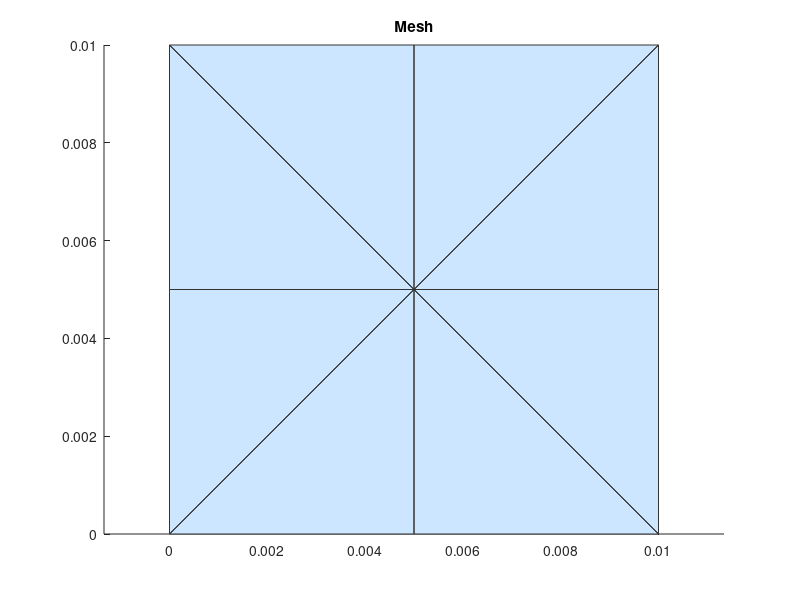

Write MATLAB code to recreate this figure. (Note: this script raises an error after producing the figure.)
% Mechanical
clear
close all
clc

%% Pre-processor

%mesh
p = [0 0.005 0.01 0 0.005 0.01 0 0.005 0.01; 
     0 0 0 0.005 0.005 0.005 0.01 0.01 0.01];
e = [7 8 9 6 3 2 1 4;
     8 9 6 3 2 1 4 7;
     0 0 0 0 0 0 0 0;
     0 0 0 0 0 0 0 0;
     1 2 3 4 5 6 7 8];
t = [1 2 3 6 9 8 7 4;
     2 3 6 9 8 7 4 1;
     5 5 5 5 5 5 5 5];


% Plot of Mesh
figure
patch('Faces', t(1:3,:)', ...
      'Vertices', p', ...
      'FaceColor', [0.8 0.9 1.0], ...
      'EdgeColor', [0.2 0.2 0.2]);
axis equal
title('Mesh')

% Compute mesh variables
nelm = length(t);
ndof = 2*length(p);
coord = p';

edof = zeros(nelm, 7);
conn = t(1:3,:)';

edof(:,1) = 1:nelm;
edof(:,2:7) = [
    2*conn(:,1)-1, 2*conn(:,1), ...
    2*conn(:,2)-1, 2*conn(:,2), ...
    2*conn(:,3)-1, 2*conn(:,3)
];
dof = zeros(ndof/2, 2);
dof(:, 1) = ((1:ndof/2)*2-1)';
dof(:, 2) = ((1:ndof/2)*2)';

nen = 3; %triangle
[ex, ey] = coordxtr(edof, coord, dof, nen);

% Set material constants



thickness = 0.01;
E = 200*1e+09;
v = 0.3;

D = hooke(2, E, v);

% Set up K, f, and bc
K = zeros(ndof);
f = zeros(ndof, 1);
bc = [];

figure
title("normals")
hold on
axis equal


for enr = 1:length(e)
    boundary = e(5, enr);
    node1 = e(1, enr);
    node2 = e(2, enr);
    Le = norm(coord(node1, :) - coord(node2, :));
    
    dx = coord(node2, 1) - coord(node1, 1);
    dy = coord(node2, 2) - coord(node1, 2);
    normal = [-dy dx];
    normal = normal / norm(normal, 2);

    %fe = thickness*Le/2 * [-pnx -pny -pnx -pny]
    pn = 0; %securded edge

    if ismember(boundary, [2])
        pn = 150*1e6;
    end
    if ismember(boundary, [3 4])
        pn = 100*1e6; 
    end
    if ismember(boundary, [7 8])
        bc = [bc;
              2*node1-1  0;
              2*node1    0;
              2*node2-1  0;
              2*node2    0];
    end

    fe = thickness*Le/2*pn * [normal(1); normal(2); normal(1); normal(2)]; 
    
    edof_edge = [
            2*node1-1
            2*node1
            2*node2-1
            2*node2
        ];
    
    f(edof_edge) = f(edof_edge) + fe;
    
    %plot
    midpoint = [coord(node1, 1) + dx*0.5 coord(node1, 2) + dy*0.5];
    %quiver(midpoint(1), midpoint(2), normal(1), normal(2), 0.001, 'MaxHeadSize', 2);
    quiver(midpoint(1), midpoint(2), fe(1), fe(2), 1);
end


hold off

%% Thermal
%load("element_temp.mat");

%T = sum(ed, 2)/3;
%T0 = 293;
%alpha = 8e-6;

eps_th = 0;
%eps_th = alpha.*(T - T0)*[1 1 1 0];



%% Solver

for elnr = 1:nelm
    Ke = plante(ex(elnr,:), ey(elnr,:), [2 thickness], D);
    %ef = plantf(ex(elnr,:), ey(elnr,:), [2 thickness], (D*eps_th(elnr,:)')');
    %[K, f] = assem(edof(elnr,:), K, Ke, f, ef);
    K = assem(edof(elnr,:), K, Ke);

   % [Ke, fe] = flw2te(ex(elnr,:), ey(elnr,:), ep, [k 0; 0 k], Q);
    %[K, f] = assem(edof(elnr,:), K, Ke, f, fe);
end

[u, Q] = solveq(K, f, bc);

%% Post-processor

ed = extract(edof, u);
[~, eps] = plants(ex, ey, [2 thickness], D, ed);
sigma = (D*(eps-eps_th)')';

xx2 = sigma(:, 1).^2;
yy2 = sigma(:, 2).^2;
zz2 = sigma(:, 3).^2;
xxyy = sigma(:, 1).*sigma(:, 2);
xxzz = sigma(:, 1).*sigma(:, 3);
yyzz = sigma(:, 2).*sigma(:, 3);
xy2 = sigma(:, 4).^2;

sigma_eff = sqrt(xx2 + yy2 + zz2 - xxyy - xxzz - yyzz + 3*xy2);

%%
% Extract nodal displacements
ux = u(1:2:end);
uy = u(2:2:end);

% Displacement magnitude
umag = sqrt(ux.^2 + uy.^2);

% Plot
figure

patch('Faces', t(1:3,:)', ...
      'Vertices', p', ...
      'FaceVertexCData', umag, ...
      'FaceColor', 'interp', ...
      'EdgeColor', 'none');

hold on

quiver(p(1,:), p(2,:), ux', uy', 'k')

axis equal
colorbar
colormap(jet)

xlabel('x')
ylabel('y')
title('Displacement magnitude and direction')

% Deformation scale factor
scale = 100;   % adjust as needed

% Original coordinates
x = p(1,:)';
y = p(2,:)';

% Deformed coordinates
xd = x + scale*ux;
yd = y + scale*uy;

figure
hold on

% Undeformed mesh (gray wireframe)
patch('Faces', t(1:3,:)', ...
      'Vertices', [x y], ...
      'FaceColor', 'none', ...
      'EdgeColor', [0.7 0.7 0.7]);

% Deformed mesh
patch('Faces', t(1:3,:)', ...
      'Vertices', [xd yd], ...
      'FaceVertexCData', umag, ...
      'FaceColor', 'interp', ...
      'EdgeColor', 'k');

axis equal
colorbar
colormap(jet)

xlabel('x')
ylabel('y')

title(['Deformed shape (scale = ' num2str(scale) ')'])

figure
hold on

% Undeformed mesh (gray wireframe)
patch('Faces', t(1:3,:)', ...
      'Vertices', [x y], ...
      'FaceColor', 'none', ...
      'EdgeColor', [0.7 0.7 0.7]);

% Deformed mesh with von Mises stress
patch('Faces', t(1:3,:)', ...
      'Vertices', [xd yd], ...
      'FaceVertexCData', sigma_eff, ...
      'FaceColor', 'flat', ...
      'EdgeColor', 'k');

axis equal
colorbar
colormap(jet)

xlabel('x')
ylabel('y')

title('Von Mises stress')
